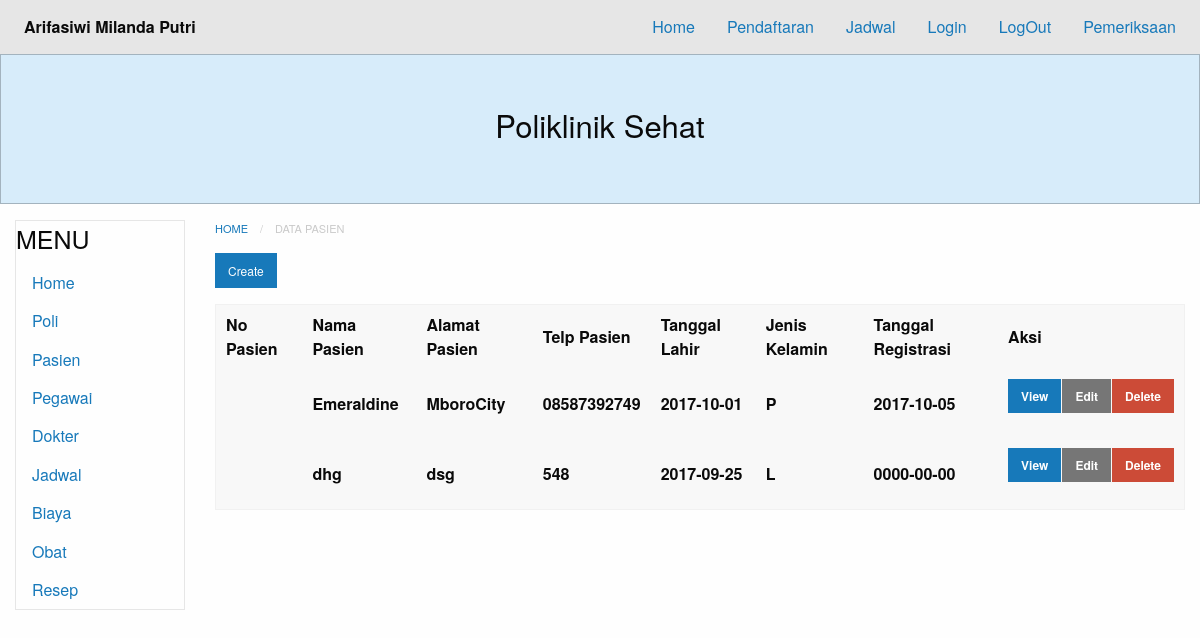
Before: /?module=pasien with the older database file.
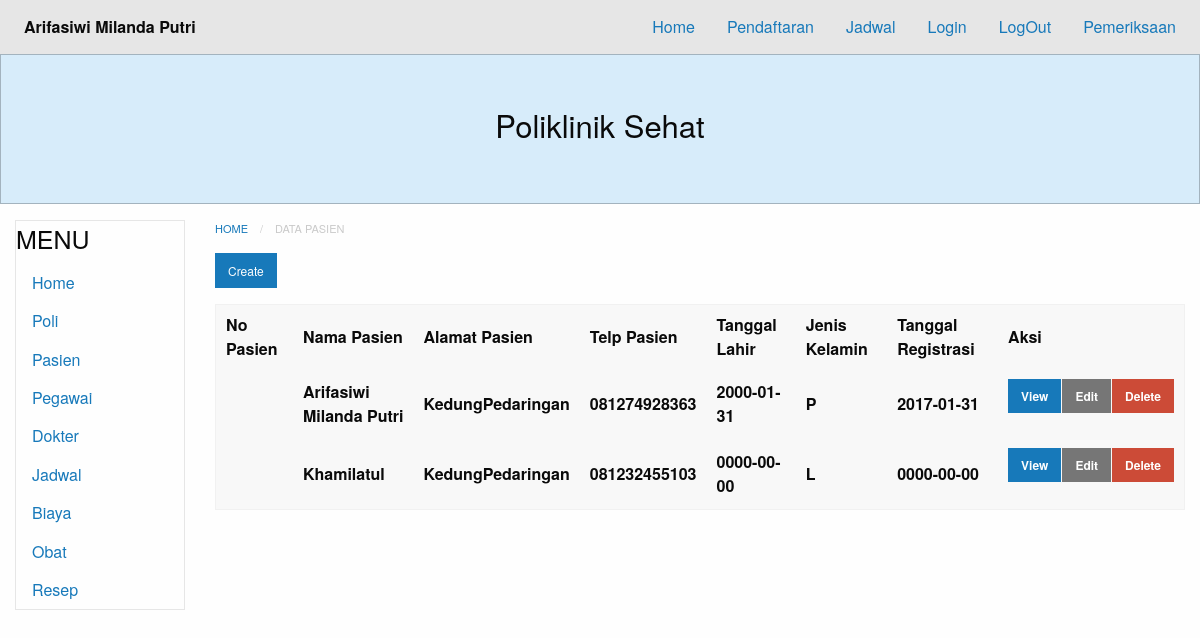
After: the same page with the newer database file.
### tables this page shows
CREATE TABLE `pasien` (
  `id` int(11) NOT NULL,
  `nama` varchar(255) NOT NULL,
  `alamat` varchar(255) NOT NULL,
  `telp` varchar(255) NOT NULL,
  `tgl_lahir` date NOT NULL,
  `jk` enum('L','P') NOT NULL,
  `tgl_reg` date NOT NULL
);

### database.php (called while the page is built, shortened)
<?php
class Database {
	private $db_host = "localhost";
	private $db_user = "root";
	private $db_pass = "";
	private $db_name = "07_arifasiwimp_poliklinik";
	var $con = false;
    var $myconn = "";
	var $result = array();
    function __construct() {
        if(!$this->con){
            $this->myconn = new mysqli($this->db_host, $this->db_user, $this->db_pass, $this->db_name);
            if($this->myconn->connect_errno > 0){
                array_push($this->result, $this->myconn->connect_error);
                return false;
            }else{
                $this->myconn->set_charset('utf8');
                $this->con = true;
                return true;
            }
        } else {
            return true;
        }
    }
	public function select($table, $rows = '*', $join = null,$join2 = null,$join3 = null,$join4 = null, $join5 = null, $join6 = null, $where = null, $order = null, $limit = null){
		$q = 'SELECT '.$rows.' FROM '.$table;
        if($this->tableExists($table)){
        	$query = $this->myconn->query($q);
			if($query){
				$this->numResults = $query->num_rows;
				for($i = 0; $i < $this->numResults; $i++){
					$r = $query->fetch_array();
                	$key = array_keys($r);
                	for($x = 0; $x < count($key); $x++){
                    	if(!is_int($key[$x])){
                    		if($query->num_rows >= 1){
                    			$this->result[$i][$key[$x]] = $r[$key[$x]];
							}else{
								$this->result[$i][$key[$x]] = null;
							}
						}
					}
				}
				return true;
			}else{
				array_push($this->result, $this->myconn->error);
				return false;
			}
      	}else{
      		return false;
    	}
    }
	private function TableExists($table) {
    	$res = $this->myconn->query('SHOW TABLES LIKE "'.$table.'"');
    	if(isset($res->num_rows)) {
        	return $res->num_rows > 0 ? true : false;
    	} else {
    		array_push($this->result, $table." does not exist in this database");
    		return false;
    	}
	}
    public function getResult(){
        $val = $this->result;
        $this->result = array();
        return $val;
    }
}

### modules/pasien/pasien-index.php (the view)
<nav aria-label="You are here:" role="navigation">
  <ul class="breadcrumbs">
    <li><a href="?module=home">Home</a></li>
    <li class="disabled">Data Pasien</li>
  </ul>
</nav>
<a href="?module=pasien-create" class="small button">Create</a>
  <table>
      <thead>
          <tr>
		      <th>No Pasien</th>
		      <th>Nama Pasien</th>
		      <th>Alamat Pasien</th>
		      <th>Telp Pasien</th>
		      <th>Tanggal Lahir</th>
		      <th>Jenis Kelamin</th>
              <th>Tanggal Registrasi </th>
		      <th>Aksi</th>
	      </tr>
          <?php
    require_once("database.php");
    $db=new Database();
    $db->select('pasien', 'kode, nama, alamat, telp, tgl_lahir, jk, tgl_reg ');
    $res=$db->getResult();
      if(count($res) == 0){
          echo "<b>Tidak ada data yang tersedia</b>";
      }else{
          foreach ($res as &$r){?>
          <tr>
              <td><?php echo $r['kode'] ?></td>
              <td><?php echo $r['nama'] ?></td>
              <td><?php echo $r['alamat'] ?></td>
              <td><?php echo $r['telp'] ?></td>
              <td><?php echo $r['tgl_lahir'] ?></td>
              <td><?php echo $r['jk'] ?></td>
              <td><?php echo $r['tgl_reg'] ?></td>
              <td>
                  <div class="small button-group">
                      <a href="?module=pasien-show&id=<?php echo $r['id']; ?>" class=" button">View</a>
                      <a href="?module=pasien-edit&id=<?php echo $r['id']; ?>" class="secondary button">Edit</a>
                      <a href="?module=pasien-delete&id=<?php echo $r['id']; ?>"onClick='return confirm("Apakah yakin menghapus?")' class="alert button">Delete</a>
                  </div>
              </td>
          </tr>
<?php
                }
            }
            ?>
</table>

Changed rows visible on the page:
removed pasien: nama "Emeraldine", alamat "MboroCity", telp "08587392749", tgl_lahir "2017-10-01", jk "P", tgl_reg "2017-10-05"
removed pasien: nama "dhg", alamat "dsg", telp "548", tgl_lahir "2017-09-25", jk "L", tgl_reg "0000-00-00"
added pasien: nama "Arifasiwi Milanda Putri", alamat "KedungPedaringan", telp "081274928363", tgl_lahir "2000-01-31", jk "P", tgl_reg "2017-01-31"
added pasien: nama "Khamilatul", alamat "KedungPedaringan", telp "081232455103", tgl_lahir "0000-00-00", jk "L", tgl_reg "0000-00-00"
